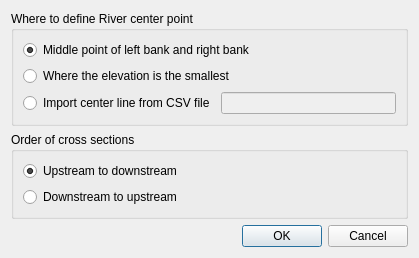
<?xml version="1.0" encoding="UTF-8"?>
<ui version="4.0">
 <class>GeoDataRiverSurveyImporterSettingDialog</class>
 <widget class="QDialog" name="GeoDataRiverSurveyImporterSettingDialog">
  <property name="geometry">
   <rect>
    <x>0</x>
    <y>0</y>
    <width>419</width>
    <height>227</height>
   </rect>
  </property>
  <property name="windowTitle">
   <string>River Survey Data Import Setting</string>
  </property>
  <layout class="QVBoxLayout" name="verticalLayout_3">
   <item>
    <widget class="QGroupBox" name="centerPointGroupBox">
     <property name="title">
      <string>Where to define River center point</string>
     </property>
     <layout class="QVBoxLayout" name="verticalLayout">
      <item>
       <widget class="QRadioButton" name="middlePointRadioButton">
        <property name="text">
         <string>Middle point of left bank and right bank</string>
        </property>
        <property name="checked">
         <bool>true</bool>
        </property>
       </widget>
      </item>
      <item>
       <widget class="QRadioButton" name="smallestRadioButton">
        <property name="text">
         <string>Where the elevation is the smallest</string>
        </property>
       </widget>
      </item>
      <item>
       <layout class="QHBoxLayout" name="horizontalLayout">
        <item>
         <widget class="QRadioButton" name="csvFileRadioButton">
          <property name="text">
           <string>Import center line from CSV file</string>
          </property>
          <property name="checked">
           <bool>false</bool>
          </property>
         </widget>
        </item>
        <item>
         <widget class="FilenameEditWidget" name="csvFilenameEdit">
          <property name="enabled">
           <bool>false</bool>
          </property>
         </widget>
        </item>
       </layout>
      </item>
     </layout>
    </widget>
   </item>
   <item>
    <widget class="QGroupBox" name="orderGroupBox">
     <property name="title">
      <string>Order of cross sections</string>
     </property>
     <layout class="QVBoxLayout" name="verticalLayout_2">
      <item>
       <widget class="QRadioButton" name="upToDownRadioButton">
        <property name="text">
         <string>Upstream to downstream</string>
        </property>
        <property name="checked">
         <bool>true</bool>
        </property>
       </widget>
      </item>
      <item>
       <widget class="QRadioButton" name="downToUpRadioButton">
        <property name="text">
         <string>Downstream to upstream</string>
        </property>
        <property name="checked">
         <bool>false</bool>
        </property>
       </widget>
      </item>
     </layout>
    </widget>
   </item>
   <item>
    <spacer name="verticalSpacer">
     <property name="orientation">
      <enum>Qt::Vertical</enum>
     </property>
     <property name="sizeHint" stdset="0">
      <size>
       <width>20</width>
       <height>0</height>
      </size>
     </property>
    </spacer>
   </item>
   <item>
    <widget class="QDialogButtonBox" name="buttonBox">
     <property name="orientation">
      <enum>Qt::Horizontal</enum>
     </property>
     <property name="standardButtons">
      <set>QDialogButtonBox::Cancel|QDialogButtonBox::Ok</set>
     </property>
    </widget>
   </item>
  </layout>
 </widget>
 <customwidgets>
  <customwidget>
   <class>FilenameEditWidget</class>
   <extends>QLineEdit</extends>
   <header>guibase/widget/filenameeditwidget.h</header>
  </customwidget>
 </customwidgets>
 <resources/>
 <connections>
  <connection>
   <sender>buttonBox</sender>
   <signal>accepted()</signal>
   <receiver>GeoDataRiverSurveyImporterSettingDialog</receiver>
   <slot>accept()</slot>
   <hints>
    <hint type="sourcelabel">
     <x>164</x>
     <y>368</y>
    </hint>
    <hint type="destinationlabel">
     <x>157</x>
     <y>274</y>
    </hint>
   </hints>
  </connection>
  <connection>
   <sender>buttonBox</sender>
   <signal>rejected()</signal>
   <receiver>GeoDataRiverSurveyImporterSettingDialog</receiver>
   <slot>reject()</slot>
   <hints>
    <hint type="sourcelabel">
     <x>164</x>
     <y>368</y>
    </hint>
    <hint type="destinationlabel">
     <x>286</x>
     <y>274</y>
    </hint>
   </hints>
  </connection>
  <connection>
   <sender>csvFileRadioButton</sender>
   <signal>toggled(bool)</signal>
   <receiver>csvFilenameEdit</receiver>
   <slot>setEnabled(bool)</slot>
   <hints>
    <hint type="sourcelabel">
     <x>116</x>
     <y>87</y>
    </hint>
    <hint type="destinationlabel">
     <x>160</x>
     <y>88</y>
    </hint>
   </hints>
  </connection>
 </connections>
</ui>
